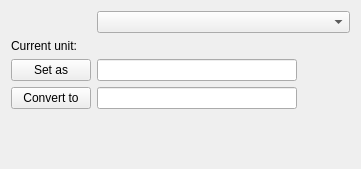
<?xml version="1.0" encoding="UTF-8"?>
<ui version="4.0">
 <class>UnitsWindow</class>
 <widget class="QWidget" name="UnitsWindow">
  <property name="geometry">
   <rect>
    <x>0</x>
    <y>0</y>
    <width>361</width>
    <height>169</height>
   </rect>
  </property>
  <property name="windowTitle">
   <string>Units</string>
  </property>
  <layout class="QFormLayout" name="formLayout">
   <item row="0" column="1">
    <widget class="QComboBox" name="cbb_axis"/>
   </item>
   <item row="1" column="0">
    <widget class="QLabel" name="label">
     <property name="text">
      <string>Current unit:</string>
     </property>
    </widget>
   </item>
   <item row="1" column="1">
    <widget class="QLabel" name="current_units_label">
     <property name="text">
      <string/>
     </property>
    </widget>
   </item>
   <item row="2" column="0">
    <widget class="QPushButton" name="set_units_btn">
     <property name="sizePolicy">
      <sizepolicy hsizetype="Fixed" vsizetype="Fixed">
       <horstretch>0</horstretch>
       <verstretch>0</verstretch>
      </sizepolicy>
     </property>
     <property name="layoutDirection">
      <enum>Qt::LeftToRight</enum>
     </property>
     <property name="text">
      <string>Set as</string>
     </property>
    </widget>
   </item>
   <item row="2" column="1">
    <widget class="QLineEdit" name="txb_set_units">
     <property name="enabled">
      <bool>true</bool>
     </property>
     <property name="sizePolicy">
      <sizepolicy hsizetype="Fixed" vsizetype="Fixed">
       <horstretch>0</horstretch>
       <verstretch>0</verstretch>
      </sizepolicy>
     </property>
     <property name="minimumSize">
      <size>
       <width>200</width>
       <height>0</height>
      </size>
     </property>
     <property name="clearButtonEnabled">
      <bool>false</bool>
     </property>
    </widget>
   </item>
   <item row="3" column="0">
    <widget class="QPushButton" name="convert_units_btn">
     <property name="sizePolicy">
      <sizepolicy hsizetype="Fixed" vsizetype="Fixed">
       <horstretch>0</horstretch>
       <verstretch>0</verstretch>
      </sizepolicy>
     </property>
     <property name="layoutDirection">
      <enum>Qt::LeftToRight</enum>
     </property>
     <property name="text">
      <string>Convert to</string>
     </property>
    </widget>
   </item>
   <item row="3" column="1">
    <widget class="QLineEdit" name="txb_convert_units">
     <property name="enabled">
      <bool>true</bool>
     </property>
     <property name="sizePolicy">
      <sizepolicy hsizetype="Fixed" vsizetype="Fixed">
       <horstretch>0</horstretch>
       <verstretch>0</verstretch>
      </sizepolicy>
     </property>
     <property name="minimumSize">
      <size>
       <width>200</width>
       <height>0</height>
      </size>
     </property>
     <property name="clearButtonEnabled">
      <bool>false</bool>
     </property>
    </widget>
   </item>
  </layout>
 </widget>
 <resources/>
 <connections/>
</ui>
